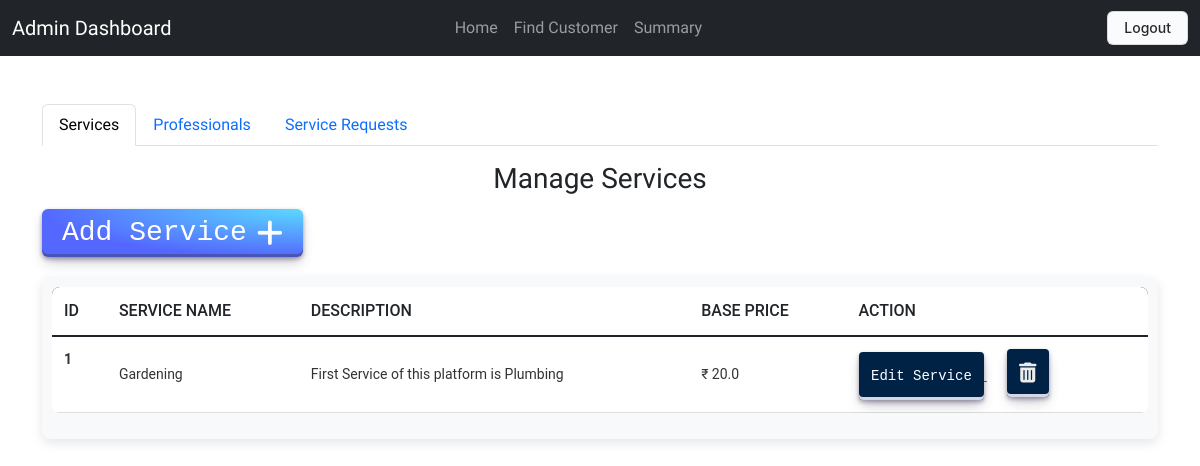
Page /admin (signed in) on the earlier database version.
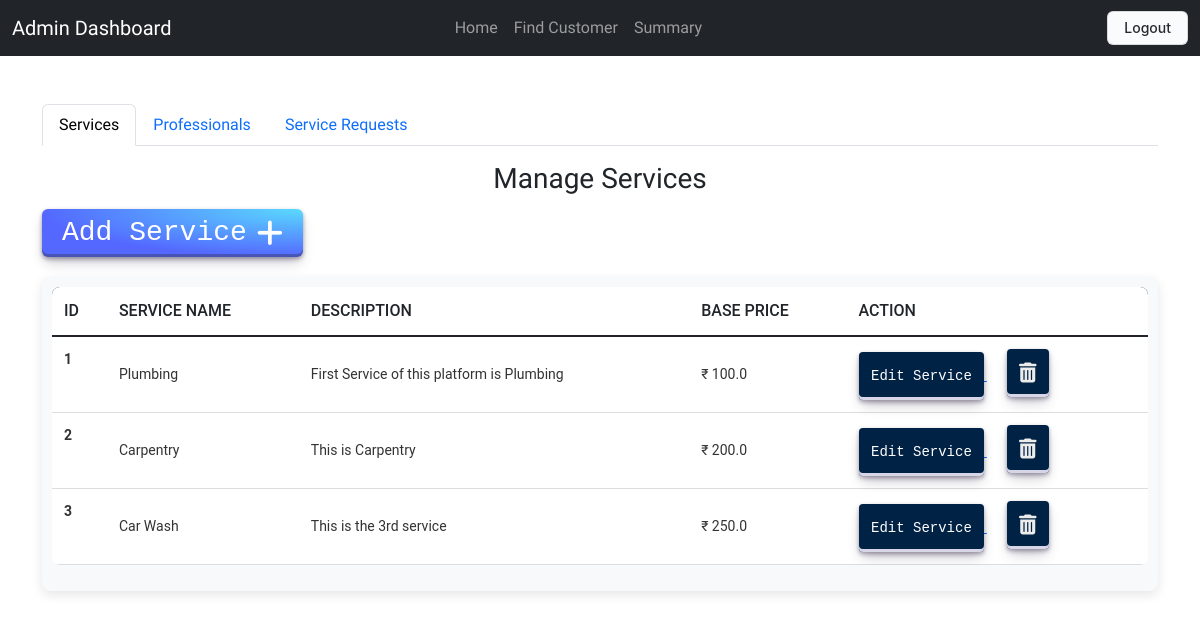
Same page on the later database version.
### application/models.py (models this page shows)
class Service(db.Model):
    id = db.Column(db.Integer, primary_key=True)
    name = db.Column(db.String(150), nullable=False)
    price = db.Column(db.Float, nullable=False)
    description = db.Column(db.String(250))
    time_required = db.Column(db.Integer, default='2 Days')

### application/controllers.py (the view)
@app.route('/admin', methods=['GET'])
@roles_required("admin")
def admin():
    professionals = Professional.query.all()
    services = Service.query.all()
    service_request= ServiceRequest.query.all()
    return render_template('admin_dashboard.html', professionals= professionals, services= services, service_request=service_request)

### templates/admin_dashboard.html (shortened to what this page needs)
<!DOCTYPE html>
<html lang="en">
<head>
    <link href="https://cdn.jsdelivr.net/npm/bootstrap@5.3.0-alpha1/dist/css/bootstrap.min.css" rel="stylesheet">
    <link rel="stylesheet" href="/static/common.css">
    <link rel="stylesheet" href="https://cdnjs.cloudflare.com/ajax/libs/font-awesome/6.7.1/css/all.min.css" />
</head>
<body>
    <nav class="navbar navbar-expand-lg navbar-dark bg-dark">
        <div class="container-fluid">
            <a class="navbar-brand" href="#">Admin Dashboard</a>
          <div class="collapse navbar-collapse" id="navbarNav" >
              <ul class="navbar-nav ms-auto" style="display: flex; justify-content: center; width: 100%; padding-right: 15%;" >
                  <li class="nav-item"><a class="nav-link" href="/admin">Home</a></li>
                  <li class="nav-item"><a class="nav-link" href="/all_customers">Find Customer</a></li>
                  <li class="nav-item"><a class="nav-link" href="/summary">Summary</a></li>
              </ul>
          </div>
          <div class="nav-link" style="display: flex;">
              <a href="/logout"> <button class="button-4">Logout</button></a>
          </div>
        </div>
    </nav>
    <div class="container mt-5">
        <ul class="nav nav-tabs" id="adminTab" role="tablist">
            <li class="nav-item" role="presentation">
                <button class="nav-link active" id="services-tab" data-bs-toggle="tab" data-bs-target="#services" type="button" role="tab" aria-controls="services" aria-selected="true">Services</button>
            </li>
            <li class="nav-item" role="presentation">
                <button class="nav-link" id="professionals-tab" data-bs-toggle="tab" data-bs-target="#professionals" type="button" role="tab" aria-controls="professionals" aria-selected="false">Professionals</button>
            </li>
            <li class="nav-item" role="presentation">
                <button class="nav-link" id="service-requests-tab" data-bs-toggle="tab" data-bs-target="#service-requests" type="button" role="tab" aria-controls="service-requests" aria-selected="false">Service Requests</button>
            </li>
        </ul>
        <div class="tab-content mt-3" id="adminTabContent">
            <div class="tab-pane fade show active" id="services" role="tabpanel" aria-labelledby="services-tab">
                <h3 style="display: flex; justify-content: center; padding-bottom: 5px;">Manage Services</h3>
                <a href="/add_service" >
                    <button class="button-29" role="button" style="padding: 20px; font-size: 28px;" ><span style="padding-right: 10px;">Add Service</span> <i class="fa-solid fa-plus" style="font-size: 30px;"></i> </button>
                </a>
                 <div class="tableMain" >
                    <table class="table">
                        <thead>
                          <tr>
                            <th scope="col">ID</th>
                            <th scope="col">Service Name</th>
                            <th scope="col">Description</th>
                            <th scope="col">Base Price</th>
                            <th scope="col">Action</th>
                          </tr>
                        </thead>
                        <tbody class="table-group-divider">
                        {% for service in services %}
                          <tr>
                            <th scope="row">{{loop.index}}</th>
                            <td>{{service.name}}</td>
                            <td>{{service.description}}</td>
                            <td>₹ {{service.price}}</td>
                            <td><a href="/editservice/{{service.id}}">
                                <button class="button-30" role="button">Edit Service</button>
                                </a>
                                <a href="/delete_service/{{service.id}}" style="padding-left: 20px;">
                                  <button class="button-30" role="button">
                                  <i class="fa-solid fa-trash-can" style="color: rgb(236, 236, 236);  font-size: 20px;"></i>
                                  </button>
                                </a>
                              </td>
                          </tr>
                        {% endfor %}
                        </tbody>
                      </table>
                 </div>
            </div>
    </div>
</body>
</html>

### static/common.css (style rules this page uses)
body { font-family: "Josefin Sans", serif; }
li { font-family: "Rowdies", sans-serif; font-weight: 400; font-style: normal; }
.tableMain { width: 100%; overflow-x: auto; margin: 20px 0; padding: 10px; background-color: #f8f9fa; border-radius: 8px; box-shadow: 0 4px 12px rgba(0, 0, 0, 0.1); }
.table { width: 100%; border-collapse: collapse; font-family: 'Roboto', sans-serif; text-align: left; background-color: white; border-radius: 8px; overflow: hidden; }
.table thead { background-color: #012a52; color: white; font-size: 16px; text-transform: uppercase; }
.table thead th { padding: 12px; font-weight: 500; }
.table tbody tr { border-bottom: 1px solid #ddd; transition: background-color 0.2s ease; }
.table tbody td, .table tbody th { padding: 12px; font-size: 14px; color: #333; }
.table tbody td { vertical-align: middle; }
.table tbody .button-30 { display: inline-block; background-color: #002245; color: white; border: none; padding: 8px 12px; border-radius: 4px; font-size: 14px; text-align: center; text-decoration: none; cursor: pointer; transition: background-color 0.3s ease, box-shadow 0.3s ease; }
.button-29 { align-items: center; appearance: none; background-image: radial-gradient(100% 100% at 100% 0, #5adaff 0, #5468ff 100%); border: 0; border-radius: 6px; box-shadow: rgba(45, 35, 66, .4) 0 2px 4px,rgba(45, 35, 66, .3) 0 7px 13px -3px,rgba(58, 65, 111, .5) 0 -3px 0 inset; box-sizing: border-box; color: #fff; cursor: pointer; display: inline-flex; font-family: "JetBrains Mono",monospace; height: 48px; justify-content: center; line-height: 1; list-style: none; overflow: hidden; padding-left: 16px; padding-right: 16px; position: relative; text-align: left; text-decoration: none; transition: box-shadow .15s,transform .15s; user-select: none; -webkit-user-select: none; touch-action: manipulation; white-space: nowrap; will-change: box-shadow,transform; font-size: 18px; }
.button-30 { align-items: center; appearance: none; background-color: #FCFCFD; border-radius: 4px; border-width: 0; box-shadow: rgba(45, 35, 66, 0.4) 0 2px 4px,rgba(45, 35, 66, 0.3) 0 7px 13px -3px,#D6D6E7 0 -3px 0 inset; box-sizing: border-box; color: #36395A; cursor: pointer; display: inline-flex; font-family: "JetBrains Mono",monospace; height: 48px; justify-content: center; line-height: 1; list-style: none; overflow: hidden; padding-left: 16px; padding-right: 16px; position: relative; text-align: left; text-decoration: none; transition: box-shadow .15s,transform .15s; user-select: none; -webkit-user-select: none; touch-action: manipulation; white-space: nowrap; will-change: box-shadow,transform; font-size: 15px; }
.button-4 { appearance: none; background-color: #FAFBFC; border: 1px solid rgba(27, 31, 35, 0.15); border-radius: 6px; box-shadow: rgba(27, 31, 35, 0.04) 0 1px 0, rgba(255, 255, 255, 0.25) 0 1px 0 inset; box-sizing: border-box; color: #24292E; cursor: pointer; display: inline-block; font-family: -apple-system, system-ui, "Segoe UI", Helvetica, Arial, sans-serif, "Apple Color Emoji", "Segoe UI Emoji"; font-size: 14px; font-weight: 500; line-height: 20px; list-style: none; padding: 6px 16px; position: relative; transition: background-color 0.2s cubic-bezier(0.3, 0, 0.5, 1); user-select: none; -webkit-user-select: none; touch-action: manipulation; vertical-align: middle; white-space: nowrap; word-wrap: break-word; }
.button-4:before { display: none; }

Differences in the rows shown:
changed Service "First Service of this platform is Plumbing": name "Gardening" → "Plumbing"; price "20.0" → "100.0"
added Service: name "Carpentry", description "This is Carpentry", price "200.0"
added Service: name "Car Wash", description "This is the 3rd service", price "250.0"
